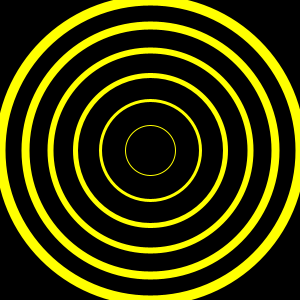
Frame 1 (no input)
Frame 60 (the mouse pressed at the canvas centre just before this capture): identical to frame 1, image omitted
Frame 120 (the mouse held since frame 60 and released just before this capture): identical to frame 1, image omitted

The Processing sketch that drew this single still picture (run headless with seeded random() and noise(); from frame 60 on, the mouse is pressed at the canvas centre):

// Processing sketch: ex11_08
// ── ex11_08.pde
// 원의 외곽선 굵기와 크기를 점점 크게 만들기

void setup() {
  size(300, 300);
}

void draw() {
  background(0);
  for (int i = 0; i <= 300; i += 50) {
    display(i);
  }
}

void display(int d) {
  strokeWeight(d/30);
  stroke(255, 255, 0);
  noFill();
  ellipse(width/2, height/2, d, d);
}
